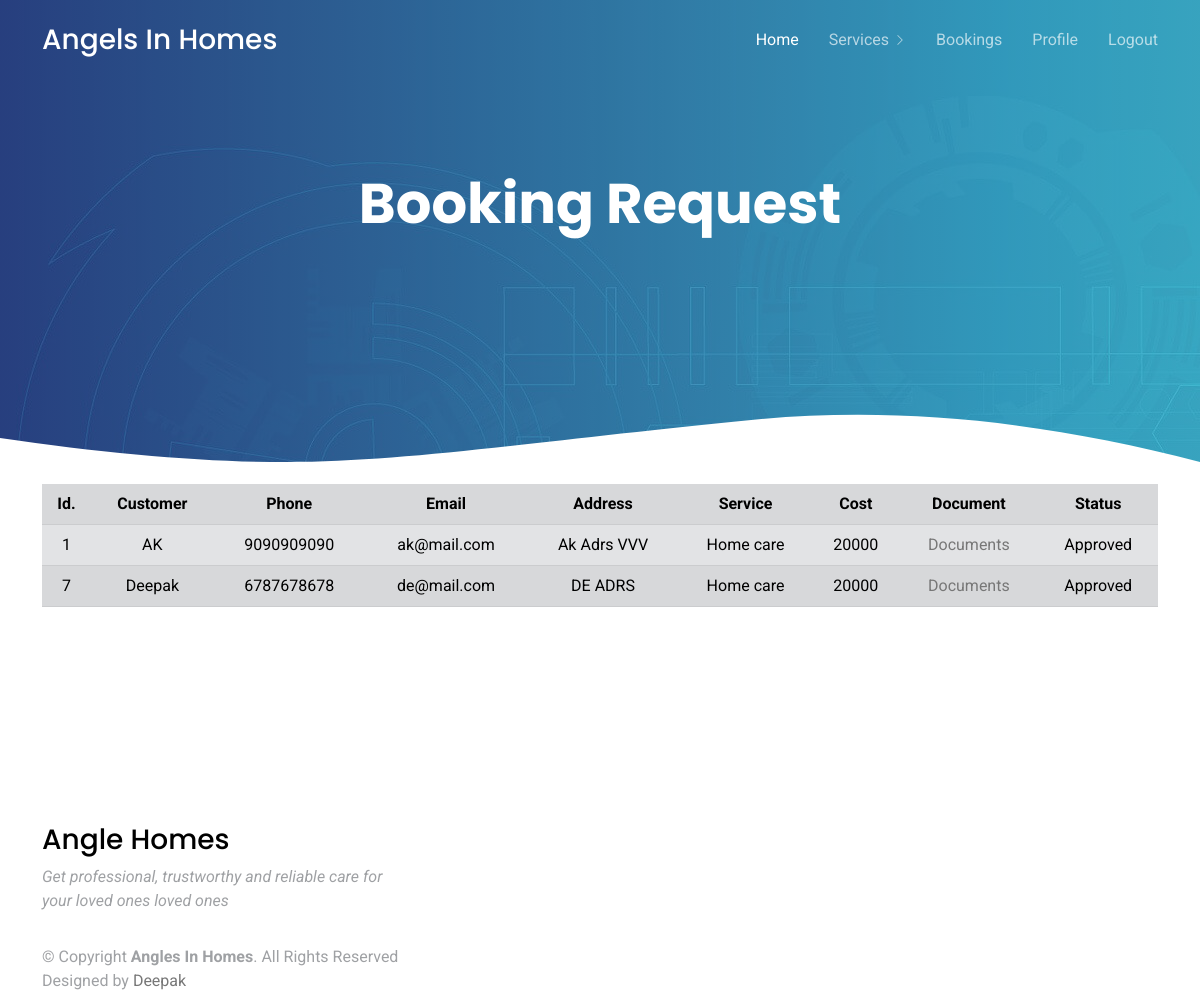
The page /nurseViewBookings.php (signed in) on the database its author committed.
### tables this page shows
CREATE TABLE `bookings` (
  `bid` int(11) NOT NULL AUTO_INCREMENT,
  `cid` int(11) DEFAULT NULL,
  `sid` int(11) DEFAULT NULL,
  `nid` int(11) DEFAULT NULL,
  `bdate` date DEFAULT NULL,
  `status` varchar(20) DEFAULT 'Pending',
  PRIMARY KEY (`bid`)
);

CREATE TABLE `customers` (
  `cid` int(11) NOT NULL AUTO_INCREMENT,
  `name` varchar(30) DEFAULT NULL,
  `email` varchar(30) DEFAULT NULL,
  `phone` varchar(20) DEFAULT NULL,
  `address` varchar(30) DEFAULT NULL,
  `district` varchar(20) DEFAULT NULL,
  PRIMARY KEY (`cid`)
);

CREATE TABLE `service` (
  `sid` int(11) NOT NULL AUTO_INCREMENT,
  `service` varchar(30) DEFAULT NULL,
  `docs` varchar(200) DEFAULT NULL,
  `cost` varchar(20) DEFAULT NULL,
  `nid` int(11) DEFAULT NULL,
  PRIMARY KEY (`sid`)
);

### nurseViewBookings.php (the view, shortened to what this page needs)
<?php
include "nurseHeader.php";
include "connection.php";
$uid = $_SESSION['uid'];
$qry = "SELECT * FROM `bookings`b, `service`s, `customers`c WHERE b.`nid`='$uid' AND b.`sid`=s.`sid` AND b.`cid`=c.`cid`";
$res = mysqli_query($con, $qry);
$count = mysqli_num_rows($res);
?>
<main id="main">
    <section class="hero-section inner-page">
        <div class="wave">
        </div>
        <div class="container">
            <div class="row align-items-center">
                <div class="col-12">
                    <div class="row justify-content-center">
                        <div class="col-md-7 text-center hero-text">
                            <h1 data-aos="fade-up" data-aos-delay="">Booking Request</h1>
                        </div>
                    </div>
                </div>
            </div>
        </div>
    </section>
    <section id="contact" class="contact">
        <div class="container" data-aos="fade-up" data-aos-delay="100">
            <div class="row gy-4 mt-1">
                <div class="col-lg-12" style="margin: auto;margin-bottom:200px">
                    <?php
                    if ($count > 0) {
                    ?>
                        <table class='table table-secondary table-striped table-hover text-center'>
                            <tr>
                                <th>Id.</th>
                                <th>Customer</th>
                                <th>Phone</th>
                                <th>Email</th>
                                <th>Address</th>
                                <th>Service</th>
                                <th>Cost</th>
                                <th>Document</th>
                                <th colspan="2">Status</th>
                            </tr>
                            <?php
                            while ($row = mysqli_fetch_array($res)) {
                                $s = $row['status'];
                                if ($s == 'Pending') {
                                    $sts = "<td><a href='nurseUpdateSts.php?bid=$row[bid]&status=Approved'>Approve</a></td><td><a href='nurseUpdateSts.php?bid=$row[bid]&status=Rejected'>Reject</a></td>";
                                } else {
                                    $sts = "<td>$s</td>";
                                }
                                echo "<tr>
                            <td>$row[bid]</td>
                            <td>$row[name]</td>
                            <td>$row[phone]</td>
                            <td>$row[email]</td>
                            <td>$row[address]</td>
                            <td>$row[service]</td>
                            <td>$row[cost]</td>
                            <td><a href='$row[docs]' target='_blank'> Documents</a></td>
                            $sts
                            </tr>";
                            }
                            ?>
                        </table>
                    <?php
                    }
                    ?>
                </div>
            </div>
        </div>
    </section>
</main>
<?php
include "userFooter.php";
?>

### nurseHeader.php (shortened to what this page needs)
<!DOCTYPE html>
<html lang="en">
<head>
    <link href="assets/vendor/aos/aos.css" rel="stylesheet" />
    <link href="assets/vendor/bootstrap/css/bootstrap.min.css" rel="stylesheet" />
    <link href="assets/vendor/bootstrap-icons/bootstrap-icons.css" rel="stylesheet" />
    <link href="assets/vendor/boxicons/css/boxicons.min.css" rel="stylesheet" />
    <link href="assets/vendor/swiper/swiper-bundle.min.css" rel="stylesheet" />
    <link href="assets/css/style.css" rel="stylesheet" />
</head>
<body>
    <header id="header" class="fixed-top d-flex align-items-center">
        <div class="container d-flex justify-content-between align-items-center">
            <div class="logo">
                <h1><a href="index.html">Angels In Homes</a></h1>
            </div>
            <nav id="navbar" class="navbar">
                <ul>
                    <li><a class="active" href="adminHome.php">Home</a></li>
                    <li class="dropdown">
                        <a href="#"><span>Services</span>
                            <i class="bi bi-chevron-right"></i></a>
                    </li>
                    <li><a href="nurseViewBookings.php">Bookings</a></li>
                    <li><a href="nurseProfile.php">Profile</a></li>
                    <li><a href="login.php">Logout</a></li>
                </ul>
            </nav>
        </div>
    </header>

### userFooter.php (shortened to what this page needs)
<footer id="footer">
    <div class="footer-top">
        <div class="container">
            <div class="row">
                <div class="col-lg-4 col-md-6">
                    <div class="footer-info">
                        <h3>Angle Homes</h3>
                        <p class="pb-3"><em>Get professional, trustworthy and reliable care for your loved ones loved ones</em></p>
                    </div>
                </div>
                </div>
                </div>
            </div>
    <div class="container">
        <div class="copyright">
            &copy; Copyright <strong><span>Angles In Homes</span></strong>. All Rights Reserved
        </div>
        <div class="credits">
            Designed by <a href="https://bootstrapmade.com/">Deepak</a>
        </div>
    </div>
</footer>
</body>
</html>

### assets/css/style.css (style rules this page uses)
html { overflow-x: hidden; }
body { font-family: "Roboto", sans-serif; color: #9fa1a4; line-height: 1.5; }
a { color: #777; text-decoration: none; transition: 0.3s all ease; }
h1, h2, h3, h4, h5, h6, .font-heading { font-family: "Poppins", sans-serif; color: #000; }
.container { z-index: 2; position: relative; }
section { overflow: hidden; }
#header { height: 80px; transition: all 0.5s; z-index: 997; transition: all 0.5s; }
#header .logo h1 { font-size: 28px; margin: 0; padding: 4px 0; line-height: 1; font-weight: 500; }
#header .logo h1 a, #header .logo h1 a:hover { color: #fff; text-decoration: none; }
.navbar { padding: 0; }
.navbar ul { margin: 0; padding: 0; display: flex; list-style: none; align-items: center; }
.navbar li { position: relative; }
.navbar a, .navbar a:focus { display: flex; align-items: center; justify-content: space-between; padding: 10px 0 10px 30px; font-size: 16px; font-weight: 400; color: rgba(255, 255, 255, 0.65); white-space: nowrap; transition: 0.3s; }
.navbar a i, .navbar a:focus i { font-size: 12px; line-height: 0; margin-left: 5px; }
.navbar a:hover, .navbar .active, .navbar .active:focus, .navbar li:hover>a { color: #fff; }
.hero-section { background: linear-gradient(to right, rgba(39, 70, 133, 0.8) 0%, rgba(61, 179, 197, 0.8) 100%), url(../img/hero-bg.jpg); position: relative; }
.hero-section .wave { width: 100%; overflow: hidden; position: absolute; z-index: 1; bottom: -150px; }
.hero-section .wave svg { width: 100%; }
.hero-section, .hero-section>.container>.row { height: 100vh; min-height: 880px; }
.hero-section.inner-page { height: 60vh; min-height: 0; }
.hero-section.inner-page .hero-text { transform: translateY(-150px); margin-top: -120px; }
.hero-section h1 { font-size: 3.5rem; color: #fff; font-weight: 700; margin-bottom: 30px; }

### rows shown on the page
bookings: bid "1", cid.name "AK", cid.phone "9090909090", cid.email "ak@mail.com", cid.address "Ak Adrs VVV", sid.service "Home care", sid.cost "20000", status "Approved"
bookings: bid "7", cid.name "Deepak", cid.phone "6787678678", cid.email "de@mail.com", cid.address "DE ADRS", sid.service "Home care", sid.cost "20000", status "Approved"
